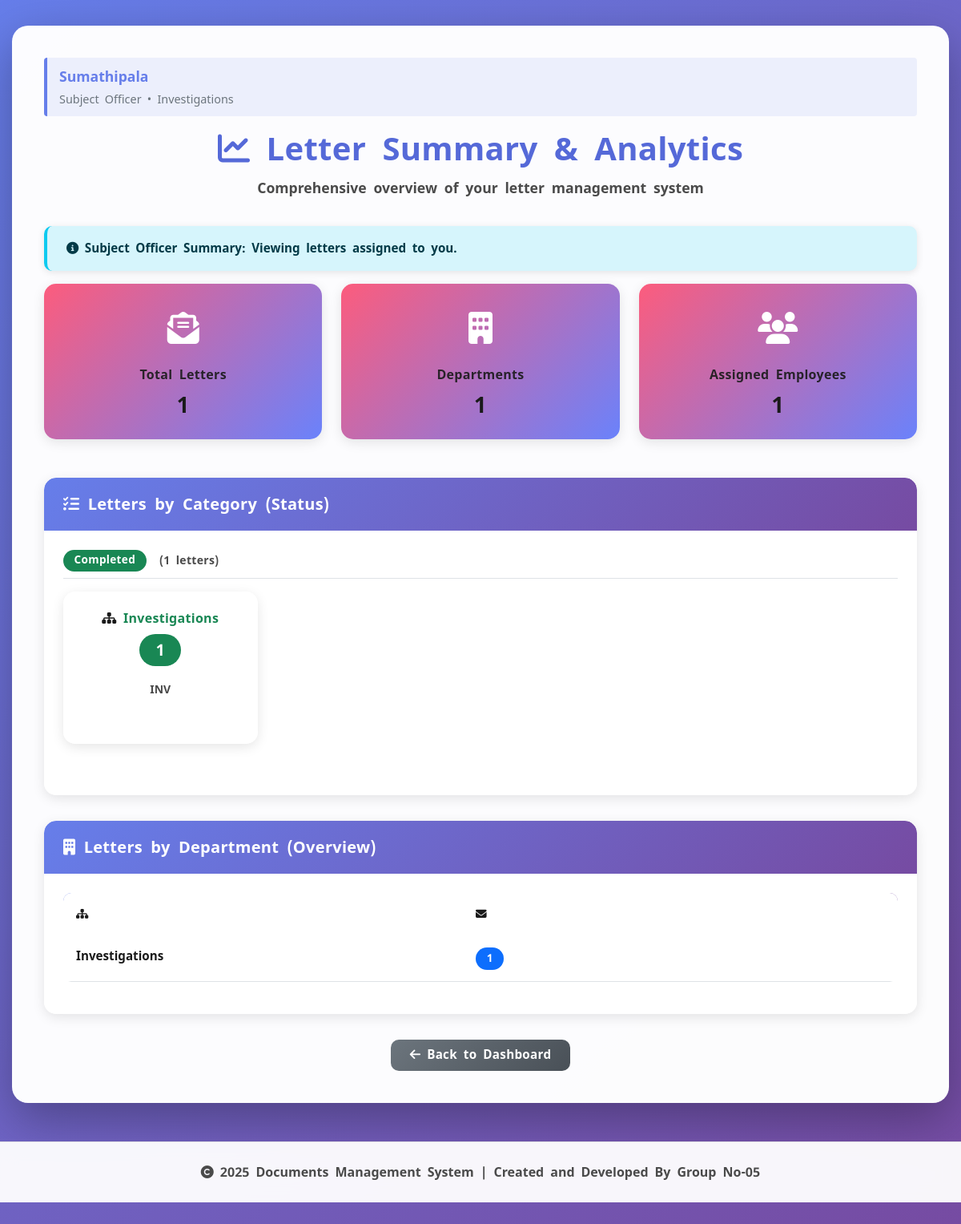
/office_letter/src/summary.php (signed in), run on the app's committed database.
### tables this page shows
CREATE TABLE `users` (
  `id` int(11) NOT NULL,
  `username` varchar(50) DEFAULT NULL,
  `password` varchar(255) DEFAULT NULL,
  `last_login` datetime DEFAULT NULL COMMENT 'Last login timestamp',
  `employee_id` int(11) DEFAULT NULL,
  `role` varchar(50) DEFAULT NULL,
  `email` varchar(255) NOT NULL,
  `created_at` timestamp NOT NULL DEFAULT current_timestamp(),
  `approved` tinyint(1) DEFAULT 0 COMMENT 'Account approval status: 0=pending, 1=approved',
  `approved_by` int(11) DEFAULT NULL COMMENT 'User ID who approved this account',
  `approved_at` timestamp NULL DEFAULT NULL COMMENT 'When account was approved',
  `created_by` int(11) DEFAULT NULL COMMENT 'User ID who created this account'
);

CREATE TABLE `employee` (
  `id` int(11) NOT NULL,
  `name` varchar(100) DEFAULT NULL,
  `email` varchar(100) DEFAULT NULL,
  `password` varchar(255) DEFAULT NULL,
  `department_id` int(11) DEFAULT NULL,
  `role` varchar(50) DEFAULT NULL
);

CREATE TABLE `department` (
  `id` int(11) NOT NULL,
  `name` varchar(50) DEFAULT NULL,
  `abbreviation` varchar(10) DEFAULT NULL
);

CREATE TABLE `letterstatus` (
  `id` int(11) NOT NULL,
  `status_name` varchar(50) DEFAULT NULL
);

### office_letter/src/summary.php (the view, shortened to what this page needs)
<?php
require_once '../config/db.php';
require_once 'user_info_helper.php';
require_once 'footer_component.php';
$user_id = intval($_SESSION['user_id']);
$user_info = get_user_info($user_id, $conn);
$role = $user_info['role'];
$emp_id = $user_info['employee_id'];
$where = '';
$bind_params = [];
$param_types = '';
if ($role === 'department_head') {
    $empStmt = $conn->prepare("SELECT department_id FROM Employee WHERE id = ? LIMIT 1");
    $empStmt->bind_param('i', $emp_id);
    $empStmt->execute();
    $empRes = $empStmt->get_result();
    if ($empRes && $empRes->num_rows > 0) {
        $deptRow = $empRes->fetch_assoc();
        $dept_id = $deptRow['department_id'];
        $where = "WHERE Letter.department_id = ?";
        $bind_params[] = $dept_id;
        $param_types = 'i';
    }
} elseif ($role === 'subject_officer') {
    $where = "WHERE Letter.employee_id = ?";
    $bind_params[] = $emp_id;
    $param_types = 'i';
}
$sql = "SELECT Department.name AS dept_name, COUNT(*) AS total_letters
        FROM Letter
        JOIN Department ON Letter.department_id = Department.id
        $where
        GROUP BY Department.id, Department.name
        ORDER BY Department.name";
if (!empty($bind_params)) {
    $stmt = $conn->prepare($sql);
    $stmt->bind_param($param_types, ...$bind_params);
    $stmt->execute();
    $result = $stmt->get_result();
} else {
    $result = $conn->query($sql);
}
$status_sql = "SELECT
                    LetterStatus.id AS status_id,
                    LetterStatus.status_name,
                    COUNT(*) AS total_letters,
                    Department.name AS dept_name,
                    Department.abbreviation AS dept_abbr
                FROM Letter
                JOIN LetterStatus ON Letter.status_id = LetterStatus.id
                JOIN Department ON Letter.department_id = Department.id
                $where
                GROUP BY LetterStatus.id, LetterStatus.status_name, Department.id, Department.name, Department.abbreviation
                ORDER BY LetterStatus.status_name, Department.name";
if (!empty($bind_params)) {
    $status_stmt = $conn->prepare($status_sql);
    $status_stmt->bind_param($param_types, ...$bind_params);
    $status_stmt->execute();
    $status_result = $status_stmt->get_result();
} else {
    $status_result = $conn->query($status_sql);
}
$letters_by_status = [];
while ($row = $status_result->fetch_assoc()) {
    $status = $row['status_name'];
    if (!isset($letters_by_status[$status])) {
        $letters_by_status[$status] = [];
    }
    $letters_by_status[$status][] = $row;
}
$total_sql = "SELECT
                COUNT(*) AS grand_total,
                COUNT(DISTINCT department_id) AS total_departments,
                COUNT(DISTINCT employee_id) AS total_employees
              FROM Letter
              $where";
if (!empty($bind_params)) {
    $total_stmt = $conn->prepare($total_sql);
    $total_stmt->bind_param($param_types, ...$bind_params);
    $total_stmt->execute();
    $total_result = $total_stmt->get_result();
    $totals = $total_result->fetch_assoc();
} else {
    $totals = $conn->query($total_sql)->fetch_assoc();
}
?>
<!DOCTYPE html>
<html lang="en">
<head>
    <link rel="stylesheet" href="https://cdn.jsdelivr.net/npm/bootstrap@5.3.0/dist/css/bootstrap.min.css">
    <link rel="stylesheet" href="https://cdn.datatables.net/1.13.6/css/jquery.dataTables.min.css">
    <link rel="stylesheet" href="https://cdnjs.cloudflare.com/ajax/libs/font-awesome/6.4.0/css/all.min.css">
    <link rel="stylesheet" href="../assets/style.css?v=<?php echo time(); ?>">
</head>
<body>
    <div class="summary-wrapper">
        <div class="main-card">
            <?php echo display_user_info_compact($user_info); ?>
            <div class="page-header">
                <h1><i class="fas fa-chart-line"></i> Letter Summary & Analytics</h1>
                <p>Comprehensive overview of your letter management system</p>
            </div>
            <?php if ($role === 'subject_officer'): ?>
                <div class="alert alert-info">
                    <i class="fas fa-info-circle"></i> <strong>Subject Officer Summary:</strong> Viewing letters assigned to you.
                </div>
            <?php elseif ($role === 'department_head'): ?>
                <div class="alert alert-info">
                    <i class="fas fa-info-circle"></i> <strong>Department Head Summary:</strong> Viewing all letters in your department.
                </div>
            <?php elseif ($role === 'institution_head'): ?>
                <div class="alert alert-success">
                    <i class="fas fa-info-circle"></i> <strong>Institution Head Summary:</strong> Viewing all letters across all departments.
                </div>
            <?php endif; ?>
            <div class="row mb-4">
                <div class="col-md-4">
                    <div class="stats-card role-<?php echo $role; ?>">
                        <div class="icon"><i class="fas fa-envelope-open-text"></i></div>
                        <h6>Total Letters</h6>
                        <h3><?php echo number_format($totals['grand_total']); ?></h3>
                    </div>
                </div>
                <div class="col-md-4">
                    <div class="stats-card role-<?php echo $role; ?>">
                        <div class="icon"><i class="fas fa-building"></i></div>
                        <h6>Departments</h6>
                        <h3><?php echo number_format($totals['total_departments']); ?></h3>
                    </div>
                </div>
                <div class="col-md-4">
                    <div class="stats-card role-<?php echo $role; ?>">
                        <div class="icon"><i class="fas fa-users"></i></div>
                        <h6>Assigned Employees</h6>
                        <h3><?php echo number_format($totals['total_employees']); ?></h3>
                    </div>
                </div>
            </div>
            <div class="card">
                <div class="card-header">
                    <h5><i class="fas fa-tasks"></i> Letters by Category (Status)</h5>
                </div>
                <div class="card-body">
                    <?php if (count($letters_by_status) === 0): ?>
                        <div class="alert alert-info">
                            <i class="fas fa-info-circle"></i> No letters found.
                        </div>
                    <?php else: ?>
                        <?php
                        $status_colors = [
                            'Pending' => 'warning',
                            'In Progress' => 'info',
                            'Completed' => 'success',
                            'Archived' => 'secondary',
                            'On Hold' => 'danger',
                            'Cancelled' => 'dark'
                        ];
                        foreach ($letters_by_status as $status_name => $departments):
                            $color = $status_colors[$status_name] ?? 'primary';
                            $total_in_status = array_sum(array_column($departments, 'total_letters'));
                        ?>
                        <div class="mb-4">
                            <h6 class="border-bottom pb-2 mb-3">
                                <span class="badge bg-<?php echo $color; ?> me-2"><?php echo htmlspecialchars($status_name); ?></span>
                                <small class="text-muted">(<?php echo $total_in_status; ?> letters)</small>
                            </h6>
                            <div class="row">
                                <?php foreach ($departments as $dept): ?>
                                <div class="col-md-4 col-lg-3 mb-3">
                                    <div class="card h-100 border-<?php echo $color; ?>">
                                        <div class="card-body text-center">
                                            <h6 class="card-title text-<?php echo $color; ?>">
                                                <i class="fas fa-sitemap"></i>
                                                <?php echo htmlspecialchars($dept['dept_name']); ?>
                                            </h6>
                                            <p class="card-text">
                                                <span class="badge bg-<?php echo $color; ?> rounded-pill fs-5">
                                                    <?php echo $dept['total_letters']; ?>
                                                </span>
                                            </p>
                                            <small class="text-muted"><?php echo htmlspecialchars($dept['dept_abbr']); ?></small>
                                        </div>
                                    </div>
                                </div>
                                <?php endforeach; ?>
                            </div>
                        </div>
                        <?php endforeach; ?>
                    <?php endif; ?>
                </div>
            </div>
            <div class="card">
                <div class="card-header">
                    <h5><i class="fas fa-building"></i> Letters by Department (Overview)</h5>
                </div>
                <div class="card-body">
                    <table id="summaryTable" class="table table-hover">
                        <thead>
                            <tr>
                                <th><i class="fas fa-sitemap"></i> Department</th>
                                <th><i class="fas fa-envelope"></i> Total Letters</th>
                            </tr>
                        </thead>
                        <tbody>
                            <?php
                            $result->data_seek(0);
                            while ($row = $result->fetch_assoc()) {
                            ?>
                            <tr>
                                <td><strong><?php echo htmlspecialchars($row['dept_name']); ?></strong></td>
                                <td><span class="badge bg-primary rounded-pill"><?php echo htmlspecialchars($row['total_letters']); ?></span></td>
                            </tr>
                            <?php } ?>
                        </tbody>
                    </table>
                </div>
            </div>
        <div class="text-center mt-4">
            <a href="dashboard.php" class="btn btn-back">
                <i class="fas fa-arrow-left"></i> Back to Dashboard
            </a>
        </div>
    </div>
    </div>
</body>
</html>

### office_letter/src/user_info_helper.php (shortened to what this page needs)
<?php
function get_user_info($user_id, $conn) {
    $userStmt = $conn->prepare("
        SELECT
            u.role,
            e.name as employee_name,
            d.name as department_name,
            d.abbreviation as department_abbr,
            e.email as employee_email,
            e.id as employee_id
        FROM Users u
        LEFT JOIN Employee e ON u.employee_id = e.id
        LEFT JOIN Department d ON e.department_id = d.id
        WHERE u.id = ?
        LIMIT 1
    ");
    $userStmt->bind_param('i', $user_id);
    $userStmt->execute();
    $userRes = $userStmt->get_result();
    if ($userRow = $userRes->fetch_assoc()) {
        return [
            'role' => strtolower(str_replace(' ', '_', $userRow['role'])),
            'role_display' => ucwords(str_replace('_', ' ', $userRow['role'])),
            'employee_name' => $userRow['employee_name'] ?? 'Unknown User',
            'department_name' => $userRow['department_name'] ?? 'No Department',
            'department_abbr' => $userRow['department_abbr'] ?? '',
            'employee_email' => $userRow['employee_email'] ?? '',
            'employee_id' => $userRow['employee_id'] ?? 0
        ];
    }
    return null;
}
function display_user_info_compact($user_info) {
    return '
    <div class="user-info-compact">
        <div class="user-name">' . htmlspecialchars($user_info['employee_name']) . '</div>
        <div class="user-details">
            ' . htmlspecialchars($user_info['role_display']) . ' • ' . htmlspecialchars($user_info['department_name']) . '
        </div>
    </div>';
}
?>

### data on the page
users: employee.name "Sumathipala", department.name "Investigations"
letterstatus: dept_name "Investigations", total_letters "1", dept_abbr "INV"

### other printed values
$user_info['role_display'] "Subject Officer"
$totals['grand_total'] "1"
$totals['total_departments'] "1"
$totals['total_employees'] "1"
$status_name "Completed"
$total_in_status "1"
$row['dept_name'] "Investigations"
$row['total_letters'] "1"
APP_NAME "Documents Management System"
